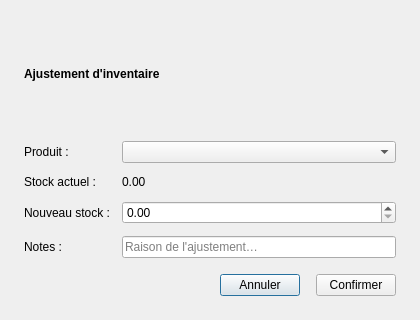
<?xml version='1.0' encoding='UTF-8'?>
<ui version="4.0">
 <class>StockAdjustDialog</class>
 <widget class="QDialog" name="StockAdjustDialog">
  <property name="geometry"><rect><x>0</x><y>0</y><width>420</width><height>320</height></rect></property>
  <property name="windowTitle"><string>Ajustement de stock</string></property>
  <property name="minimumWidth"><number>420</number></property>
  <property name="maximumWidth"><number>420</number></property>
  <layout class="QVBoxLayout" name="rootLayout">
   <property name="leftMargin"><number>24</number></property><property name="topMargin"><number>24</number></property>
   <property name="rightMargin"><number>24</number></property><property name="bottomMargin"><number>24</number></property>
   <property name="spacing"><number>16</number></property>
   <item>
    <widget class="QLabel" name="lblTitle">
     <property name="text"><string>&lt;b&gt;Ajustement d'inventaire&lt;/b&gt;</string></property>
    </widget>
   </item>
   <item>
    <layout class="QFormLayout" name="formLayout">
     <property name="spacing"><number>12</number></property>
     <item row="0" column="0"><widget class="QLabel" name="lblProduct"><property name="text"><string>Produit :</string></property></widget></item>
     <item row="0" column="1">
      <widget class="QComboBox" name="productCombo">
       <property name="minimumHeight"><number>42</number></property>
      </widget>
     </item>
     <item row="1" column="0"><widget class="QLabel" name="lblCurrent"><property name="text"><string>Stock actuel :</string></property></widget></item>
     <item row="1" column="1">
      <widget class="QLabel" name="currentStock">
       <property name="text"><string>0.00</string></property>
      </widget>
     </item>
     <item row="2" column="0"><widget class="QLabel" name="lblNew"><property name="text"><string>Nouveau stock :</string></property></widget></item>
     <item row="2" column="1">
      <widget class="QDoubleSpinBox" name="newQty">
       <property name="minimumHeight"><number>42</number></property>
       <property name="maximum"><double>999999.000000000000000</double></property>
       <property name="decimals"><number>2</number></property>
      </widget>
     </item>
     <item row="3" column="0"><widget class="QLabel" name="lblNotes"><property name="text"><string>Notes :</string></property></widget></item>
     <item row="3" column="1">
      <widget class="QLineEdit" name="notes">
       <property name="minimumHeight"><number>42</number></property>
       <property name="placeholderText"><string>Raison de l'ajustement…</string></property>
      </widget>
     </item>
    </layout>
   </item>
   <item>
    <layout class="QHBoxLayout" name="btnRow">
     <item><spacer><property name="orientation"><enum>Qt::Horizontal</enum></property><property name="sizeHint" stdset="0"><size><width>40</width><height>20</height></size></property></spacer></item>
     <item>
      <widget class="QPushButton" name="btnCancel">
       <property name="text"><string>Annuler</string></property>
       <property name="cssClass" stdset="0"><string>btnSecondary</string></property>
      </widget>
     </item>
     <item>
      <widget class="QPushButton" name="btnConfirm">
       <property name="text"><string>Confirmer</string></property>
      </widget>
     </item>
    </layout>
   </item>
  </layout>
 </widget>
 <resources /><connections />
</ui>
